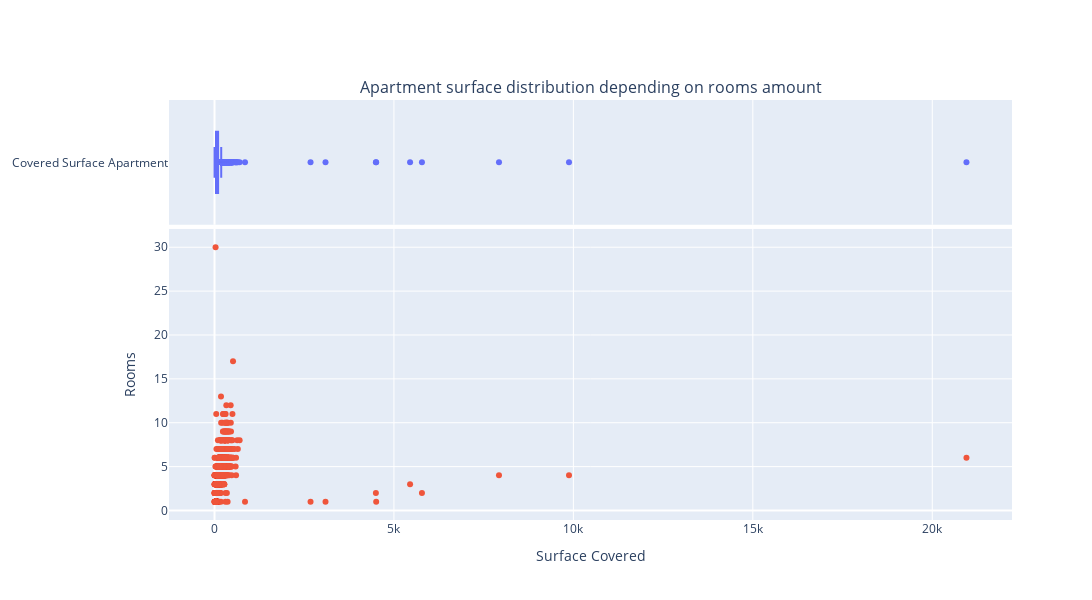

Here is the notebook cell this chart was saved with:
### Markdown cell above
## Outliers.

Un outlier es una observacion que se encuentra anormalmente lejos de los valores normales en una distribucion, estos deben ser eliminados ya que afecta los resultados de los analisis.

Procedo a eliminar los outliers antes del data analisis ya que hay observaciones que son errores y no son producto de la naturaleza, como se puede ver en el grafico proximo.

### Code cell
# 
specs = [
    [{'type' : 'box'    }],
    [{'type' : 'scatter'}]
    ]
# Creo un DataFrame para plotear los valores de los departamentos.
data_apartment = data_features[data_features['property_type'] == 'apartment']

fig =  make_subplots(rows=2, cols=1, specs=specs, shared_xaxes=True, vertical_spacing=0.01, row_heights=[0.3, 0.7], subplot_titles=('Apartment surface distribution depending on rooms amount', ''))

tr1 = go.Box(x=data_apartment['surface_covered'], name='Covered Surface Apartment')

tr2 = go.Scatter(x=data_apartment['surface_covered'], y=data_apartment['rooms'], mode='markers')

fig.add_trace(tr1, row=1, col=1)
fig.add_trace(tr2, row=2, col=1)

fig.update_xaxes(title_text='Surface Covered', row=2)
fig.update_yaxes(title_text='Rooms', row=2)
fig.update_layout(height=600, width=1500, showlegend=False)
fig.show()

### Figure 1 — Plotly figure (JSON) as saved in the notebook; plotly's stock layout.template omitted (floating-point values rounded to 4 significant figures; data arrays with more than 128 entries replaced by an {"elided": "..."} marker saying what was removed)
{"data": [{"name": "Covered Surface Apartment", "type": "box", "x": {"elided": "9766 int values"}, "xaxis": "x", "yaxis": "y"}, {"mode": "markers", "type": "scatter", "x": {"elided": "9766 int values"}, "xaxis": "x2", "y": {"elided": "9766 int values"}, "yaxis": "y2"}], "layout": {"annotations": [{"font": {"size": 16}, "showarrow": false, "text": "Apartment surface distribution depending on rooms amount", "x": 0.5, "xanchor": "center", "xref": "paper", "y": 1, "yanchor": "bottom", "yref": "paper"}], "height": 600, "showlegend": false, "width": 1500, "xaxis": {"anchor": "y", "domain": [0, 1], "matches": "x2", "showticklabels": false}, "xaxis2": {"anchor": "y2", "domain": [0, 1], "title": {"text": "Surface Covered"}}, "yaxis": {"anchor": "x", "domain": [0.703, 1]}, "yaxis2": {"anchor": "x2", "domain": [0, 0.693], "title": {"text": "Rooms"}}}}
